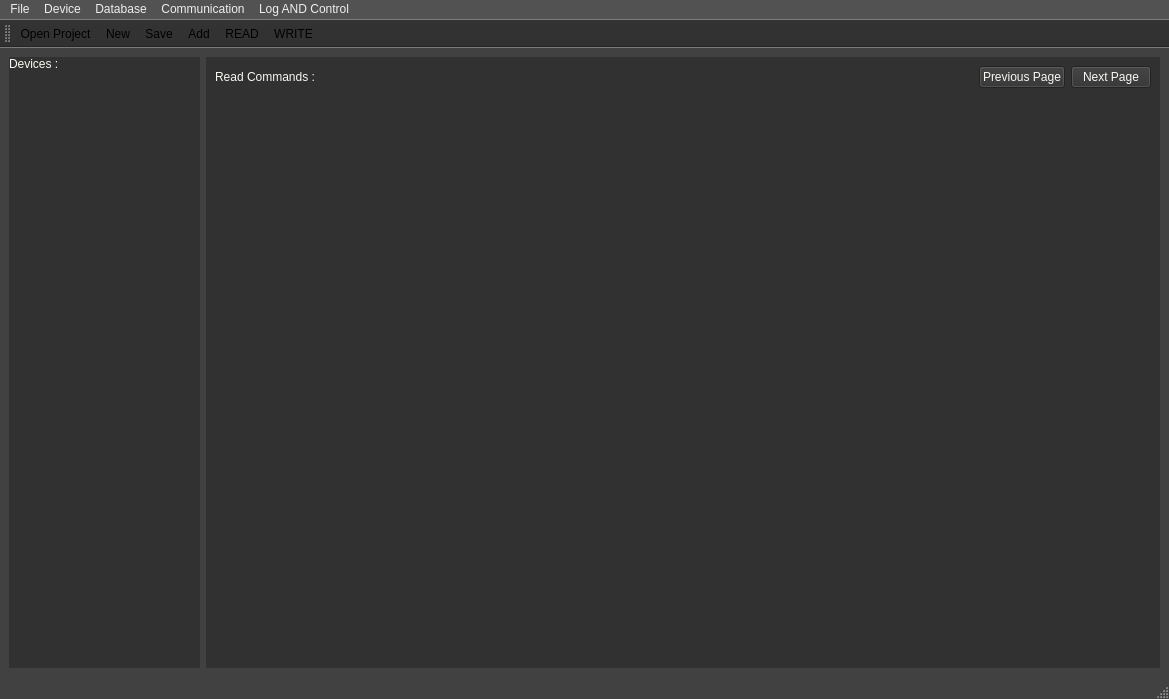
<?xml version="1.0" encoding="UTF-8"?>
<ui version="4.0">
 <class>MainWindow</class>
 <widget class="QMainWindow" name="MainWindow">
  <property name="geometry">
   <rect>
    <x>0</x>
    <y>0</y>
    <width>1169</width>
    <height>699</height>
   </rect>
  </property>
  <property name="windowTitle">
   <string>MainWindow</string>
  </property>
  <property name="styleSheet">
   <string notr="true">QMainWindow{
  background-color: #414141;
	color: rgb(238, 238, 236);
}
QMainWindow::separator {
  background-color: #CA3E47;
}
QMainWindow::separator:hover {
  background-color: #282a36;
}
QMenuBar::item::selected {
  background-color: #CA3E47;
}
QMenuBar::item::pressed {
  background-color: #CA3E47;
}
QMenu::item::selected {
  background-color: #CA3E47;
}
QMenu::item::pressed {
  background-color: #CA3E47;
}
QToolBar {
  background-color: #313131;
  color: rgb(238, 238, 236);
}
QMenuBar {
  background-color: #525252;
  color: rgb(238, 238, 236);
}
QMenu {
  background-color: #525252;
  color: rgb(238, 238, 236);
}
QToolBox {

}

QToolBox:selected {

}

QToolBox::tab {

}

QToolBox::tab:disabled {
}

QToolBox::tab:selected {
 
}

QToolBox::tab:selected:disabled {

}

QToolBox::tab:!selected {

}

QToolBox::tab:!selected:disabled {

}

QToolBox::tab:hover {

}

QToolBox QScrollArea QWidget QWidget {

}
</string>
  </property>
  <widget class="QWidget" name="centralwidget">
   <layout class="QGridLayout" name="gridLayout">
    <item row="0" column="0">
     <layout class="QHBoxLayout" name="horizontalLayout" stretch="1,5">
      <item>
       <layout class="QVBoxLayout" name="verticalLayout_3">
        <property name="spacing">
         <number>0</number>
        </property>
        <property name="topMargin">
         <number>0</number>
        </property>
        <item>
         <widget class="QLabel" name="label_3">
          <property name="styleSheet">
           <string notr="true">background-color: #313131;
color: #f8f8f2;</string>
          </property>
          <property name="text">
           <string>Devices :</string>
          </property>
         </widget>
        </item>
        <item>
         <widget class="QTableView" name="tableView_2">
          <property name="styleSheet">
           <string notr="true">background-color: #313131;
color: #f8f8f2;</string>
          </property>
          <property name="frameShape">
           <enum>QFrame::NoFrame</enum>
          </property>
          <property name="horizontalScrollBarPolicy">
           <enum>Qt::ScrollBarAlwaysOff</enum>
          </property>
          <attribute name="horizontalHeaderMinimumSectionSize">
           <number>62</number>
          </attribute>
          <attribute name="horizontalHeaderDefaultSectionSize">
           <number>62</number>
          </attribute>
          <attribute name="horizontalHeaderShowSortIndicator" stdset="0">
           <bool>true</bool>
          </attribute>
          <attribute name="horizontalHeaderStretchLastSection">
           <bool>true</bool>
          </attribute>
          <attribute name="verticalHeaderVisible">
           <bool>false</bool>
          </attribute>
         </widget>
        </item>
       </layout>
      </item>
      <item>
       <widget class="QStackedWidget" name="stackedWidget">
        <property name="styleSheet">
         <string notr="true">background-color: #313131;
color: #f8f8f2;</string>
        </property>
        <property name="currentIndex">
         <number>0</number>
        </property>
        <widget class="QWidget" name="page_3">
         <property name="styleSheet">
          <string notr="true"/>
         </property>
         <layout class="QGridLayout" name="gridLayout_2">
          <item row="0" column="0">
           <layout class="QVBoxLayout" name="verticalLayout">
            <item>
             <layout class="QHBoxLayout" name="horizontalLayout_2">
              <item>
               <widget class="QLabel" name="label">
                <property name="text">
                 <string>Read Commands : </string>
                </property>
               </widget>
              </item>
              <item>
               <spacer name="horizontalSpacer">
                <property name="orientation">
                 <enum>Qt::Horizontal</enum>
                </property>
                <property name="sizeHint" stdset="0">
                 <size>
                  <width>40</width>
                  <height>20</height>
                 </size>
                </property>
               </spacer>
              </item>
              <item>
               <widget class="QPushButton" name="pushButton_2">
                <property name="text">
                 <string>Previous Page</string>
                </property>
                <property name="icon">
                 <iconset resource="sources.qrc">
                  <normaloff>:/imgs/left.png</normaloff>:/imgs/left.png</iconset>
                </property>
               </widget>
              </item>
              <item>
               <widget class="QPushButton" name="pushButton">
                <property name="text">
                 <string>Next Page</string>
                </property>
                <property name="icon">
                 <iconset resource="sources.qrc">
                  <normaloff>:/imgs/right.png</normaloff>:/imgs/right.png</iconset>
                </property>
               </widget>
              </item>
             </layout>
            </item>
            <item>
             <widget class="QTableView" name="tableView">
              <property name="styleSheet">
               <string notr="true">background-color: #313131;
color: #f8f8f2;</string>
              </property>
              <property name="frameShape">
               <enum>QFrame::NoFrame</enum>
              </property>
              <attribute name="horizontalHeaderMinimumSectionSize">
               <number>80</number>
              </attribute>
              <attribute name="horizontalHeaderShowSortIndicator" stdset="0">
               <bool>true</bool>
              </attribute>
              <attribute name="horizontalHeaderStretchLastSection">
               <bool>false</bool>
              </attribute>
              <attribute name="verticalHeaderVisible">
               <bool>false</bool>
              </attribute>
             </widget>
            </item>
           </layout>
          </item>
         </layout>
        </widget>
        <widget class="QWidget" name="page_4">
         <layout class="QGridLayout" name="gridLayout_3">
          <item row="0" column="0">
           <layout class="QVBoxLayout" name="verticalLayout_2">
            <item>
             <layout class="QHBoxLayout" name="horizontalLayout_3">
              <item>
               <widget class="QLabel" name="label_2">
                <property name="text">
                 <string>Write Commands : </string>
                </property>
               </widget>
              </item>
              <item>
               <spacer name="horizontalSpacer_2">
                <property name="orientation">
                 <enum>Qt::Horizontal</enum>
                </property>
                <property name="sizeHint" stdset="0">
                 <size>
                  <width>40</width>
                  <height>20</height>
                 </size>
                </property>
               </spacer>
              </item>
              <item>
               <widget class="QPushButton" name="pushButton_4">
                <property name="text">
                 <string>Previous Page</string>
                </property>
                <property name="icon">
                 <iconset resource="sources.qrc">
                  <normaloff>:/imgs/left.png</normaloff>:/imgs/left.png</iconset>
                </property>
               </widget>
              </item>
              <item>
               <widget class="QPushButton" name="pushButton_3">
                <property name="text">
                 <string>Next Page</string>
                </property>
                <property name="icon">
                 <iconset resource="sources.qrc">
                  <normaloff>:/imgs/right.png</normaloff>:/imgs/right.png</iconset>
                </property>
               </widget>
              </item>
             </layout>
            </item>
            <item>
             <widget class="QTableView" name="tableView_3">
              <property name="styleSheet">
               <string notr="true">background-color: #313131;
color: #f8f8f2;</string>
              </property>
              <property name="frameShape">
               <enum>QFrame::NoFrame</enum>
              </property>
              <attribute name="horizontalHeaderMinimumSectionSize">
               <number>80</number>
              </attribute>
              <attribute name="horizontalHeaderShowSortIndicator" stdset="0">
               <bool>true</bool>
              </attribute>
              <attribute name="verticalHeaderVisible">
               <bool>false</bool>
              </attribute>
             </widget>
            </item>
           </layout>
          </item>
         </layout>
        </widget>
       </widget>
      </item>
     </layout>
    </item>
   </layout>
  </widget>
  <widget class="QMenuBar" name="menubar">
   <property name="geometry">
    <rect>
     <x>0</x>
     <y>0</y>
     <width>1169</width>
     <height>22</height>
    </rect>
   </property>
   <widget class="QMenu" name="menuFile">
    <property name="title">
     <string>File</string>
    </property>
    <addaction name="actionOpen"/>
    <addaction name="actionNew"/>
    <addaction name="actionSave"/>
    <addaction name="actionSave_As"/>
    <addaction name="actionQuit"/>
   </widget>
   <widget class="QMenu" name="menuDevice">
    <property name="title">
     <string>Device</string>
    </property>
    <addaction name="actionAdd"/>
    <addaction name="actionRemove"/>
   </widget>
   <widget class="QMenu" name="menuMODBUS">
    <property name="title">
     <string>Database</string>
    </property>
    <addaction name="actionREAD"/>
    <addaction name="actionWRITE"/>
    <addaction name="actionREAD_COILS"/>
    <addaction name="actionFORCE_SINGLE_COIL"/>
    <addaction name="actionREAD_INPUT"/>
    <addaction name="actionEnum_Table"/>
    <addaction name="actionBreakers_Table"/>
   </widget>
   <widget class="QMenu" name="menuCommunication">
    <property name="title">
     <string>Communication</string>
    </property>
    <addaction name="actionTCP_IP"/>
    <addaction name="actionSerial_Port"/>
   </widget>
   <widget class="QMenu" name="menuLog">
    <property name="title">
     <string>Log AND Control</string>
    </property>
    <addaction name="actionRecord"/>
    <addaction name="actionView_Property"/>
    <addaction name="actionControl"/>
   </widget>
   <addaction name="menuFile"/>
   <addaction name="menuDevice"/>
   <addaction name="menuMODBUS"/>
   <addaction name="menuCommunication"/>
   <addaction name="menuLog"/>
  </widget>
  <widget class="QStatusBar" name="statusbar"/>
  <widget class="QToolBar" name="toolBar">
   <property name="windowTitle">
    <string>toolBar</string>
   </property>
   <attribute name="toolBarArea">
    <enum>TopToolBarArea</enum>
   </attribute>
   <attribute name="toolBarBreak">
    <bool>false</bool>
   </attribute>
   <addaction name="actionOpen"/>
   <addaction name="actionNew"/>
   <addaction name="actionSave"/>
   <addaction name="actionAdd"/>
   <addaction name="actionREAD"/>
   <addaction name="actionWRITE"/>
  </widget>
  <action name="actionOpen">
   <property name="icon">
    <iconset resource="sources.qrc">
     <normaloff>:/imgs/download_23804.png</normaloff>:/imgs/download_23804.png</iconset>
   </property>
   <property name="text">
    <string>Open Project</string>
   </property>
  </action>
  <action name="actionNew">
   <property name="icon">
    <iconset resource="sources.qrc">
     <normaloff>:/imgs/folder_23803.png</normaloff>:/imgs/folder_23803.png</iconset>
   </property>
   <property name="text">
    <string>New</string>
   </property>
  </action>
  <action name="actionSave">
   <property name="icon">
    <iconset resource="sources.qrc">
     <normaloff>:/imgs/upload_23785.png</normaloff>:/imgs/upload_23785.png</iconset>
   </property>
   <property name="text">
    <string>Save</string>
   </property>
  </action>
  <action name="actionSave_As">
   <property name="text">
    <string>Save As</string>
   </property>
  </action>
  <action name="actionQuit">
   <property name="text">
    <string>Quit</string>
   </property>
  </action>
  <action name="actionAdd">
   <property name="icon">
    <iconset resource="sources.qrc">
     <normaloff>:/imgs/frames_23686.png</normaloff>:/imgs/frames_23686.png</iconset>
   </property>
   <property name="text">
    <string>Add</string>
   </property>
  </action>
  <action name="actionRemove">
   <property name="icon">
    <iconset resource="sources.qrc">
     <normaloff>:/imgs/x_23811.png</normaloff>:/imgs/x_23811.png</iconset>
   </property>
   <property name="text">
    <string>Remove</string>
   </property>
  </action>
  <action name="actionREAD">
   <property name="icon">
    <iconset resource="sources.qrc">
     <normaloff>:/imgs/clipboard_23831.png</normaloff>:/imgs/clipboard_23831.png</iconset>
   </property>
   <property name="text">
    <string>READ</string>
   </property>
  </action>
  <action name="actionWRITE">
   <property name="icon">
    <iconset resource="sources.qrc">
     <normaloff>:/imgs/compose_23855.png</normaloff>:/imgs/compose_23855.png</iconset>
   </property>
   <property name="text">
    <string>WRITE</string>
   </property>
  </action>
  <action name="actionREAD_COILS">
   <property name="text">
    <string>READ COILS</string>
   </property>
  </action>
  <action name="actionFORCE_SINGLE_COIL">
   <property name="text">
    <string>FORCE SINGLE COIL</string>
   </property>
  </action>
  <action name="actionREAD_INPUT">
   <property name="text">
    <string>READ INPUT</string>
   </property>
  </action>
  <action name="actionEnum_Table">
   <property name="text">
    <string>Enum Table</string>
   </property>
  </action>
  <action name="actionTCP_IP">
   <property name="text">
    <string>TCP/IP</string>
   </property>
  </action>
  <action name="actionSerial_Port">
   <property name="text">
    <string>Serial Port</string>
   </property>
  </action>
  <action name="actionRecord">
   <property name="text">
    <string>Record Property</string>
   </property>
  </action>
  <action name="actionView_Property">
   <property name="text">
    <string>View Property</string>
   </property>
  </action>
  <action name="actionControl">
   <property name="text">
    <string>Control</string>
   </property>
  </action>
  <action name="actionBreakers_Table">
   <property name="text">
    <string>Breakers Table</string>
   </property>
  </action>
 </widget>
 <resources>
  <include location="sources.qrc"/>
 </resources>
 <connections/>
</ui>
